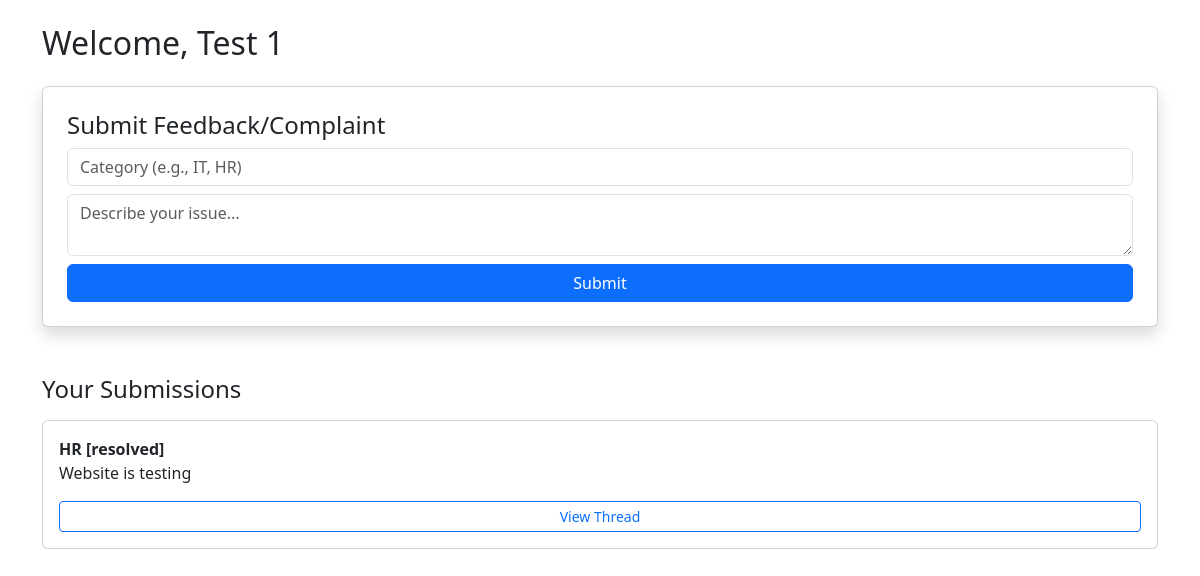
The app's page /dashboard.php (signed in) with its own data.
### tables this page shows
CREATE TABLE `feedback` (
  `feedback_id` int(11) NOT NULL,
  `user_id` int(11) DEFAULT NULL,
  `category` varchar(100) DEFAULT NULL,
  `message` text NOT NULL,
  `status` enum('pending','in-progress','resolved') DEFAULT 'pending',
  `created_at` datetime DEFAULT current_timestamp()
);

### dashboard.php (the view, shortened to what this page needs)
<?php
$conn = new mysqli("localhost", "root", "", "feedback_system");
$user_id = $_SESSION['user_id'];
$result = $conn->query("SELECT * FROM feedback WHERE user_id=$user_id ORDER BY created_at DESC");
?>
<!DOCTYPE html>
<html>
<head>
  <link href="https://cdn.jsdelivr.net/npm/bootstrap@5.3.0/dist/css/bootstrap.min.css" rel="stylesheet">
</head>
<body>
<div class="container mt-4">
  <h2>Welcome, <?= $_SESSION['name'] ?></h2>
  <form method="post" action="submit_feedback.php" class="card p-4 mt-4 shadow">
    <h4>Submit Feedback/Complaint</h4>
    <input type="text" name="category" class="form-control mb-2" placeholder="Category (e.g., IT, HR)" required>
    <textarea name="message" class="form-control mb-2" placeholder="Describe your issue..." required></textarea>
    <button class="btn btn-primary w-100">Submit</button>
  </form>
  <h4 class="mt-5">Your Submissions</h4>
  <?php while ($row = $result->fetch_assoc()): ?>
    <div class="card my-3 p-3">
      <strong><?= $row['category'] ?> [<?= $row['status'] ?>]</strong>
      <p><?= $row['message'] ?></p>
      <a href="view_feedback.php?id=<?= $row['feedback_id'] ?>" class="btn btn-sm btn-outline-primary">View Thread</a>
    </div>
  <?php endwhile; ?>
</div>
</body>
</html>

### records on screen
feedback: category "HR", status "resolved", message "Website is testing"

### other values on screen
$_SESSION['name'] "Test 1"
